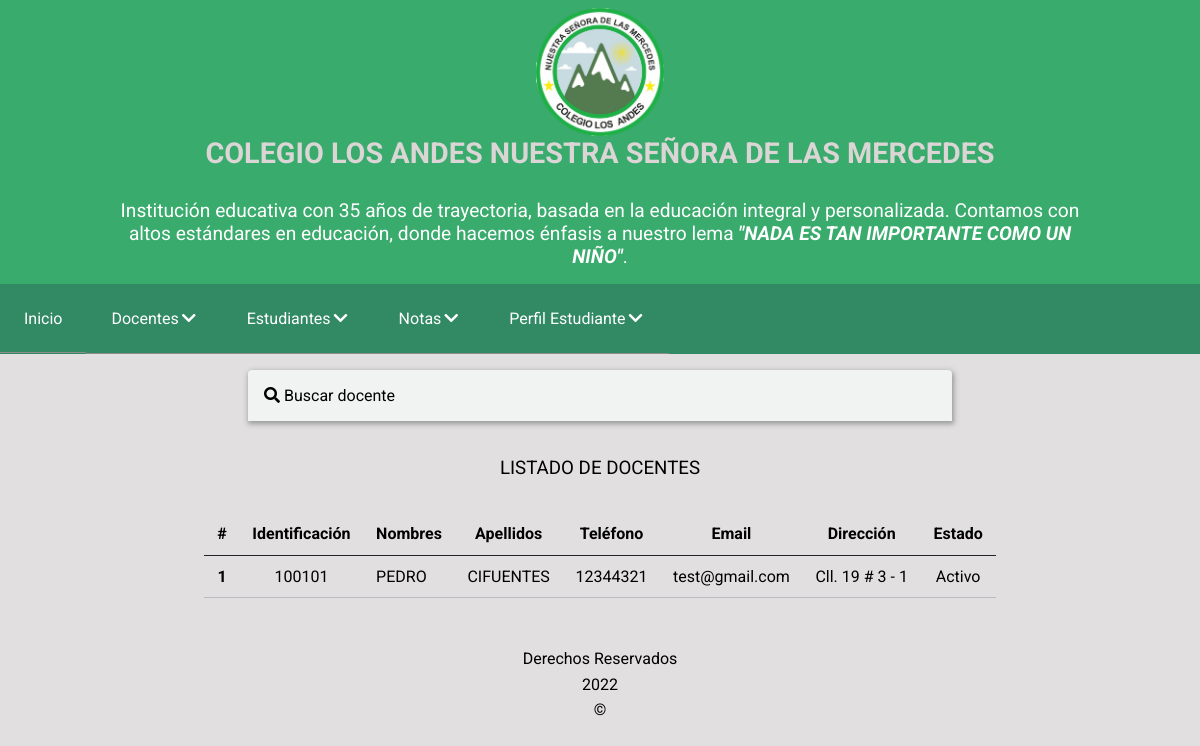
/principal.php?CONTENIDO=layout/components/docente/lista-docente.php (signed in), run on the app's committed database.
### tables this page shows
CREATE TABLE menu (
    id int(4) NOT NULL AUTO_INCREMENT PRIMARY KEY,
    nombre VARCHAR(60) NOT NULL,
    ruta VARCHAR(200) NULL,
    tipo INT(2) NOT NULL,
    es_hijo INT(4) NULL,
    posicion INT(4) NOT NULL,
    INDEX (es_hijo),
    FOREIGN KEY (es_hijo) REFERENCES menu(id)
);

CREATE TABLE roles (
    id INT(4) NOT NULL AUTO_INCREMENT PRIMARY KEY,
    nombre VARCHAR(20) NOT NULL,
    valor CHAR(3) NOT NULL
);

CREATE TABLE usuario (
    id INT(4) NOT NULL AUTO_INCREMENT PRIMARY KEY,
    identificacion varchar(15) NOT NULL UNIQUE,
    nombres varchar(50) NOT NULL,
    apellidos varchar(50) NOT NULL,
    telefono varchar(10) NULL,
    email varchar(50) NOT NULL,
    direccion varchar(30) DEFAULT NULL,
    clave varchar(40) DEFAULT NULL,
    rol_id INT(4) NOT NULL,
    estado INT(1) NOT NULL,
    INDEX (rol_id),
    FOREIGN KEY (rol_id) REFERENCES roles(id) ON DELETE RESTRICT ON UPDATE CASCADE
);

### logica/clases/Menu.php (called while the page is built, shortened)
<?php
class Menu
{
    protected $id;
    protected $nombre;
    protected $ruta;
    protected $tipo;
    protected $es_hijo;
    public function __construct($campo, $valor)
    {
        if ($campo != null) {
            $this->id = $campo['id'];
            $this->nombre = $campo['nombre'];
            $this->ruta = $campo['ruta'];
            $this->tipo = $campo['tipo'];
            $this->es_hijo = $campo['es_hijo'];
        }
    }
    public function getId()
    {
        return $this->id;
    }
    public function getNombre()
    {
        return $this->nombre;
    }
    public function getRuta()
    {
        return $this->ruta;
    }
    public function getTipo()
    {
        return $this->tipo;
    }
    public function getEsHijo()
    {
        return $this->es_hijo;
    }
    public static function getLista($filtro, $orden)
    {
        if ($filtro == null || $filtro == '') $filtro = '';
        else $filtro = " WHERE $filtro";
        if ($orden == null || $orden == '') $orden = '';
        else $orden = " ORDER BY $orden";
        $cadenaSQL = "SELECT id, nombre, ruta, tipo, es_hijo, posicion FROM menu $filtro $orden";
        return ConectorBD::ejecutarQuery($cadenaSQL);
    }
    public static function getListaEnObjetos($filtro, $orden)
    {
        $resultado = Menu::getLista($filtro, $orden);
        $lista = array();
        foreach ($resultado as $key) {
            $menu = new Menu($key, null);
            array_push($lista, $menu);
        }
        return $lista;
    }
}

### logica/clasesGenericas/ConectorBD.php (called while the page is built, shortened)
<?php
class ConectorBD
{
    private $servidor;
    private $puerto;
    private $baseDatos;
    private $controlador;
    private $usuario;
    private $clave;
    public function __construct()
    {
        $ruta = dirname(__FILE__) . '/../../configuracion.ini';
        if (!file_exists($ruta)) {
            echo 'Error: No existe el archivo de configuracion de conexion a la base de datos. Nombre del archivo: ' . $ruta;
        } else {
            $parametros = parse_ini_file($ruta);
            if (!$parametros) {
                echo 'Error: no se pudo procesar el archivo de configuracion. Nombre del archivo: ' . $ruta;
            } else {
                $this->servidor = $parametros['servidor'];
                $this->puerto = $parametros['puerto'];
                $this->baseDatos = $parametros['baseDatos'];
                $this->controlador = $parametros['controlador'];
                $this->usuario = $parametros['usuario'];
                $this->clave = $parametros['clave'];
            }
        }
    }
    public function conectar()
    {
        try {
            $this->conexion = new PDO("$this->controlador:host=$this->servidor;port=$this->puerto;dbname=$this->baseDatos", $this->usuario, $this->clave);
            return true;
        } catch (Exception $exc) {
            echo 'No se pudo conectar a la base de datos. ' . $exc->getMessage();
            return false;
        }
    }
    public static function ejecutarQuery($cadenaSQL)
    {
        $conectorBD = new ConectorBD();
        if ($conectorBD->conectar()) {
            $sentencia = $conectorBD->conexion->prepare($cadenaSQL);
            if (!$sentencia->execute()) $consulta = false;
            else {
                $consulta = $sentencia->fetchAll();
            }
        } else  echo 'No se pudo conectar con la base de datos.';
        return $consulta;
    }
}

### logica/clases/Permiso.php (called while the page is built, shortened)
<?php
class Permiso
{
    protected $estado;
    public function __construct($campo, $valor)
    {
        if ($campo != null) {
            $this->estado = $campo['estado'];
        }
    }
    public function getEstado()
    {
        return $this->estado;
    }
    public static function getLista($filtro, $orden)
    {
        if ($filtro == null || $filtro == '') $filtro = '';
        else $filtro = " WHERE $filtro";
        if ($orden == null || $orden == '') $orden = '';
        else $orden = " ORDER BY $orden";
        $cadenaSQL = "SELECT id, id_rol, id_menu, estado FROM permisos $filtro $orden";
        return ConectorBD::ejecutarQuery($cadenaSQL);
    }
    public static function getListaEnObjetos($filtro, $orden)
    {
        $resultado = Permiso::getLista($filtro, $orden);
        $lista = array();
        foreach ($resultado as $key) {
            $permisos = new Permiso($key, null);
            array_push($lista, $permisos);
        }
        return $lista;
    }
}

### logica/clases/Usuario.php (called while the page is built, shortened)
<?php
class Usuario
{
    protected $identificacion;
    protected $nombres;
    protected $apellidos;
    protected $telefono;
    protected $email;
    protected $direccion;
    protected $rol_id;
    protected $estado;
    public function __construct($campo, $valor)
    {
        if ($campo != null) {
            $this->identificacion = $campo['identificacion'];
            $this->nombres = $campo['nombres'];
            $this->apellidos = $campo['apellidos'];
            $this->telefono = $campo['telefono'];
            $this->email = $campo['email'];
            $this->direccion = $campo['direccion'];
            $this->rol_id = $campo['rol_id'];
            $this->estado = $campo['estado'];
        }
    }
    public function getTelefono()
    {
        return $this->telefono;
    }
    public function getEmail()
    {
        return $this->email;
    }
    public function getDireccion()
    {
        return $this->direccion;
    }
    public function getEstado()
    {
        return $this->estado;
    }
    public function getIdentificacion()
    {
        return $this->identificacion;
    }
    public function getNombres()
    {
        return $this->nombres;
    }
    public function getApellidos()
    {
        return $this->apellidos;
    }
    public function getRolId()
    {
        return $this->rol_id;
    }
    public static function getLista($filtro, $orden)
    {
        if ($filtro == null || $filtro == '') $filtro = '';
        else $filtro = " WHERE $filtro";
        if ($orden == null || $orden == '') $orden = '';
        else $orden = " ORDER BY $orden";
        $cadenaSQL = "SELECT id, identificacion, nombres, apellidos, telefono, email, direccion, clave, rol_id, estado FROM usuario $filtro $orden";
        return ConectorBD::ejecutarQuery($cadenaSQL);
    }
    public static function getListaEnObjetos($filtro, $orden)
    {
        $resultado = Usuario::getLista($filtro, $orden);
        $lista = array();
        foreach ($resultado as $key) {
            $usuario = new Usuario($key, null);
            array_push($lista, $usuario);
        }
        return $lista;
    }
}

### logica/clases/Rol.php (called while the page is built, shortened)
<?php
class Rol
{
    protected $nombre;
    public function __construct($campo, $valor)
    {
        if ($campo != null) {
            if (!is_array($campo)) {
                $cadenaSQL = "SELECT id, nombre, valor FROM roles WHERE $campo=$valor";
                $campo = ConectorBD::ejecutarQuery($cadenaSQL)[0];
            }
            $this->nombre = $campo['nombre'];
        }
    }
    public function getNombre()
    {
        return $this->nombre;
    }
    public static function getLista($filtro, $orden)
    {
        if ($filtro == null || $filtro == '') $filtro = '';
        else $filtro = " WHERE $filtro";
        if ($orden == null || $orden == '') $orden = '';
        else $orden = " ORDER BY $orden";
        $cadenaSQL = "SELECT id, nombre, valor FROM roles $filtro $orden";
        return ConectorBD::ejecutarQuery($cadenaSQL);
    }
    public static function getListaEnObjetos($filtro, $orden)
    {
        $resultado = Rol::getLista($filtro, $orden);
        $lista = array();
        foreach ($resultado as $key) {
            $rol = new Rol($key, null);
            array_push($lista, $rol);
        }
        return $lista;
    }
}

### logica/clasesGenericas/Generalidades.php (called while the page is built, shortened)
<?php
class Generalidades
{
    public static function getEstadoUsuario($idEstado)
    {
        return $idEstado == 1 ? 'Activo' : 'Inactivo';
    }
}

### logica/clasesGenericas/MenuLista.php (the view)
<?php
class MenuLista
{
    public static function getMenu($rol)
    {
        $listaMenu = '';
        $totalMenus = Menu::getListaEnObjetos(null, 'posicion');
        foreach ($totalMenus as $menu) {
            if ($menu->getTipo() == 1) {
                $listaMenu .= MenuLista::construirHijos($menu, $rol);
            }
        }
        return $listaMenu;
    }
    public static function construirHijos($item, $rol)
    {
        $permiso = Permiso::getListaEnObjetos("id_rol={$rol} AND id_menu={$item->getId()}", null);
        $tieneHijos = false;
        $hijoUnico = '';
        foreach ($permiso as $key) {
            if ($key->getEstado() == 1) {
                $hijoUnico .= '<li class="menu__item"><a href="' . $item->getRuta() . '" class="as-menu__link">' . $item->getNombre() . '</a></li>';
                $totalMenus = Menu::getListaEnObjetos(null, 'posicion');
                $listaHijos = '<li class="menu__item as-dropdown-submenu"><a href="' . $item->getRuta() . '" class="as-menu__link as-submenu-btn"> <span>' . $item->getNombre() . '</span> <i class="fas fa-chevron-down"></i></a><ul class="as-submenu">';
                foreach ($totalMenus as $menu) {
                    if ($menu->getEsHijo() == $item->getId() && $menu->getTipo() == 2) {
                        $permiso = Permiso::getListaEnObjetos("id_rol={$rol} AND id_menu={$menu->getId()}", null);
                        foreach ($permiso as $key) {
                            if ($key->getEstado() == 1) {
                                $listaHijos .= '<li class="menu__item"><a href="' . $menu->getRuta() . '" class="as-menu__link as-submenu-color">' . $menu->getNombre() . '</a></li>';
                            }
                        }
                        $tieneHijos = true;
                    }
                }
                $listaHijos .= '</ul> </li>';
            }
        }
        return $tieneHijos ? $listaHijos : $hijoUnico;
    }
}

### principal.php (shortened to what this page needs)
<?php
$USUARIO = unserialize($_SESSION['usuario']);
$roles = Rol::getListaEnObjetos("id={$USUARIO->getRolId()}", null)[0];
?>
<!doctype html>
<html>
<head>
    <link rel="stylesheet" type="text/css" href="layout/css/main.css">
    <link rel="stylesheet" href="https://cdnjs.cloudflare.com/ajax/libs/font-awesome/5.15.4/css/all.min.css">
    <link rel="stylesheet" href="//code.jquery.com/ui/1.12.1/themes/base/jquery-ui.css">
</head>
<body>
    <header>
        <nav class="as-nav-header">
            <div class="as-first-div">
                <img class="as-logo" src="layout/img/logo-oficial.png" alt="logo" />
            </div>
            <div class="as-information">
                <h3 class="as-title">COLEGIO LOS ANDES NUESTRA SEÑORA DE LAS MERCEDES</h3>
                <p>Institución educativa con 35 años de trayectoria, basada en la educación integral
                    y personalizada. Contamos con altos estándares en educación, donde hacemos énfasis a
                    nuestro lema <span>&quot;NADA ES TAN IMPORTANTE COMO UN NIÑO&quot;</span>.</p>
            </div>
        </nav>
    </header>
    <nav class="as-main-nav">
        <ul class="as-menu" id="as-menu">
            <li class="menu__item"><a href="principal.php?CONTENIDO=layout/inicio.php" class="as-menu__link">Inicio</a></li>
            <?php
            $menu = MenuLista::getMenu($USUARIO->getRolId());
            echo $menu;
            ?>
            <li class="menu__item as-dropdown-submenu"><a href="#" class="as-menu__link as-submenu-btn"> <span>Perfil <?php echo $roles->getNombre(); ?> </span> <i class="fas fa-chevron-down"></i></a>
            </li>
    </nav>
    <main class="as-layout">
        <?php include $_REQUEST['CONTENIDO']; ?>
    </main>
    <?php
    $footer = Footer::showFooter();
    echo $footer;
    ?>
</body>
</html>

### layout/components/docente/lista-docente.php (shortened to what this page needs)
<?php
$lista = '';
$count = 1;
$listaUsuarios = Usuario::getListaEnObjetos('rol_id=2', '');
foreach ($listaUsuarios as $item) {
    $lista .= "<tr>";
    $lista .= '<th scope="row">' . $count . '</th>';
    $lista .= "<td>{$item->getIdentificacion()}</td>";
    $lista .= "<td class='as-text-uppercase as-text-left'>{$item->getNombres()}</td>";
    $lista .= "<td class='as-text-uppercase as-text-left'>{$item->getApellidos()}</td>";
    $lista .= "<td>{$item->getTelefono()}</td>";
    $lista .= "<td>{$item->getEmail()}</td>";
    $lista .= "<td>{$item->getDireccion()}</td>";
    $lista .= "<td>" . Generalidades::getEstadoUsuario($item->getEstado()) . "</td>";
    $lista .= "</tr>";
    $count++;
}
?>
<div class="as-tab-content">
    <div class="as-tab-header" id="as-tab-header-click">
        <i class='fas fa-search'></i> Buscar docente
    </div>
</div>
<div class="as-layout-table">
    <div>
        <h3 class="as-title-table">LISTADO DE DOCENTES</h3>
    </div>
    <div class="as-table-responsive">
        <table class="as-table">
            <thead>
                <tr>
                    <th scope="col">#</th>
                    <th scope="col">Identificación</th>
                    <th scope="col">Nombres</th>
                    <th scope="col">Apellidos</th>
                    <th scope="col">Teléfono</th>
                    <th scope="col">Email</th>
                    <th scope="col">Dirección</th>
                    <th scope="col">Estado</th>
                </tr>
            </thead>
            <tbody>
                <?php print_r($lista); ?>
            </tbody>
        </table>
    </div>
</div>

### data on the page
menu: nombre "Docentes"
menu: nombre "Estudiantes"
menu: nombre "Notas"
roles: nombre "Estudiante"
usuario: identificacion "100101", nombres "PEDRO", apellidos "CIFUENTES", telefono "12344321", email "test@gmail.com", direccion "Cll. 19 # 3 - 1", estado "Activo"
